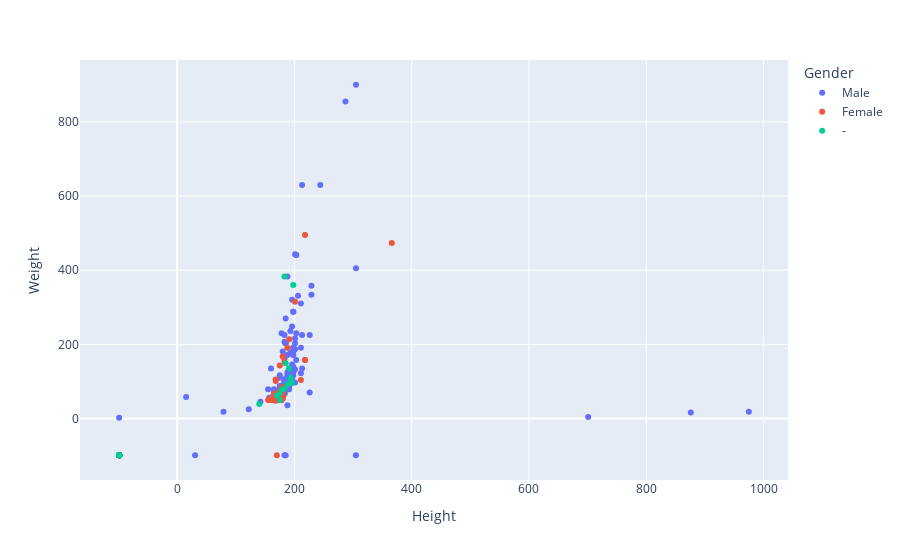

Here is the notebook cell this chart was saved with:
### Code cell
px.scatter(df,x='Height',y='Weight',color='Gender',hover_name='Name')

### Figure 1 — Plotly figure (JSON) as saved in the notebook; plotly's stock layout.template omitted (floating-point values rounded to 4 significant figures; data arrays with more than 128 entries replaced by an {"elided": "..."} marker saying what was removed)
{"data": [{"hovertemplate": "<b>%{hovertext}</b><br><br>Gender=Male<br>Height=%{x}<br>Weight=%{y}<extra></extra>", "hovertext": {"elided": "229 str values"}, "legendgroup": "Male", "marker": {"color": "#636efa", "symbol": "circle"}, "mode": "markers", "name": "Male", "orientation": "v", "showlegend": true, "type": "scatter", "x": {"elided": "229 float values"}, "xaxis": "x", "y": {"elided": "229 int values"}, "yaxis": "y"}, {"hovertemplate": "<b>%{hovertext}</b><br><br>Gender=Female<br>Height=%{x}<br>Weight=%{y}<extra></extra>", "hovertext": ["Angel Salvadore", "Arachne", "Arclight", "Ariel", "Armor", "Aurora", "Binary", "Black Cat", "Black Mamba", "Black Widow", "Black Widow II", "Bling!", "Blink", "Bloodaxe", "Boomer", "Callisto", "Captain Marvel", "Cat", "Cat II", "Cerebra", "Crystal", "Dagger", "Darkstar", "Dazzler", "Domino", "Elektra", "Emma Frost", "Firebird", "Firestar", "Frenzy", "Frigga", "Goblin Queen", "Hawkeye II", "Hellcat", "Hollow", "Hope Summers", "Husk", "Invisible Woman", "Jean Grey", "Jennifer Kale", "Jolt", "Jubilee", "Lady Bullseye", "Lady Deathstrike", "Luna", "Lyja", "Marvel Girl", "Medusa", "Meltdown", "Meteorite", "Moonstone", "Ms Marvel II", "Mystique", "Namora", "Namorita", "Nova", "Nova", "Penance I", "Phoenix", "Psylocke", "Ripcord", "Rogue", "Sage", "Scarlet Witch", "Scorpia", "Shadowcat", "She-Hulk", "She-Thing", "Shriek", "Sif", "Silverclaw", "Siryn", "Snowbird", "Songbird", "Spider-Girl", "Spider-Woman", "Spider-Woman II", "Spider-Woman III", "Spider-Woman IV", "Stacy X", "Storm", "Tempest", "Thor Girl", "Thundra", "Tigra", "Ultragirl", "Vagabond", "Valkyrie", "Vertigo II", "Vindicator", "Warbird", "Wasp", "White Queen", "Wolfsbane", "Wondra", "X-23", "Yellowjacket II"], "legendgroup": "Female", "marker": {"color": "#EF553B", "symbol": "circle"}, "mode": "markers", "name": "Female", "orientation": "v", "showlegend": true, "type": "scatter", "x": [163, 175, 173, 165, 163, 180, 180, 178, 170, 170, 170, 168, 165, 218, -99, 175, 180, 173, -99, -99, 168, 165, 168, 173, 173, 175, 178, 165, 173, 211, 180, 168, 165, 173, 170, 168, 170, 168, 168, 168, 165, 165, -99, 175, -99, -99, 170, 180, 165, -99, 180, 173, 178, 180, 168, 163, 163, -99, 168, 180, 180, 173, 170, 170, -99, 168, 201, 183, 173, 188, 157, 168, 178, 165, 170, 178, -99, 173, 178, -99, 180, 163, 175, 218, 178, 168, 168, 191, 168, 165, 180, 163, 178, 366, -99, 155, 165], "xaxis": "x", "y": [54, 63, 57, 59, 50, 63, 54, 54, 52, 59, 61, 68, 56, 495, -99, 74, 74, 61, -99, -99, 50, 52, 56, 52, 54, 59, 65, 56, 56, 104, 167, 50, 57, 61, -99, 48, 58, 54, 52, 55, 49, 52, -99, 58, -99, -99, 56, 59, 54, -99, 59, 61, 54, 85, 101, 59, 59, -99, 52, 70, 72, 54, 61, 59, -99, 50, 315, 153, 52, 191, 50, 52, 49, 65, 54, 59, -99, 55, 58, -99, 57, 54, 143, 158, 81, 105, 54, 214, 52, 54, 54, 50, 65, 473, -99, 50, 52], "yaxis": "y"}, {"hovertemplate": "<b>%{hovertext}</b><br><br>Gender=-<br>Height=%{x}<br>Weight=%{y}<extra></extra>", "hovertext": ["Bird-Brain", "Blaquesmith", "Box III", "Box IV", "Captain Universe", "Cecilia Reyes", "Clea", "Cypher", "Ego", "Fabian Cortez", "Feral", "Firelord", "Fixer", "Forge", "Franklin Storm", "Ghost Rider II", "Living Brain", "Machine Man", "Penance", "Shadow King", "Spider-Man", "Vision II", "Wiz Kid"], "legendgroup": "-", "marker": {"color": "#00cc96", "symbol": "circle"}, "mode": "markers", "name": "-", "orientation": "v", "showlegend": true, "type": "scatter", "x": [-99, -99, 193, -99, -99, 170, -99, 175, -99, 196, 175, 193, -99, 183, 188, -99, 198, 183, -99, 185, 178, 191, 140], "xaxis": "x", "y": [-99, -99, 110, -99, -99, 62, -99, 68, -99, 96, 50, 99, -99, 81, 92, -99, 360, 383, -99, 149, 77, 135, 39], "yaxis": "y"}], "layout": {"legend": {"title": {"text": "Gender"}, "tracegroupgap": 0}, "margin": {"t": 60}, "xaxis": {"anchor": "y", "domain": [0, 1], "title": {"text": "Height"}}, "yaxis": {"anchor": "x", "domain": [0, 1], "title": {"text": "Weight"}}}}
